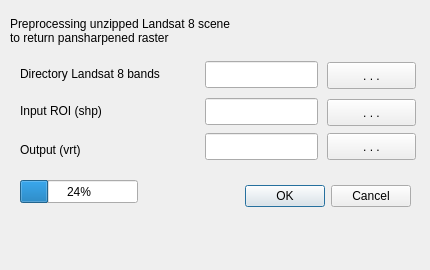
<?xml version="1.0" encoding="UTF-8"?>
<ui version="4.0">
 <class>GFZSatExDialogBase</class>
 <widget class="QDialog" name="GFZSatExDialogBase">
  <property name="geometry">
   <rect>
    <x>0</x>
    <y>0</y>
    <width>430</width>
    <height>270</height>
   </rect>
  </property>
  <property name="windowTitle">
   <string>GFZ SatEx - Preprocessing</string>
  </property>
  <property name="accessibleName">
   <string/>
  </property>
  <property name="accessibleDescription">
   <string/>
  </property>
  <widget class="QDialogButtonBox" name="button_box">
   <property name="geometry">
    <rect>
     <x>240</x>
     <y>180</y>
     <width>171</width>
     <height>32</height>
    </rect>
   </property>
   <property name="orientation">
    <enum>Qt::Horizontal</enum>
   </property>
   <property name="standardButtons">
    <set>QDialogButtonBox::Cancel|QDialogButtonBox::Ok</set>
   </property>
  </widget>
  <widget class="QLabel" name="label">
   <property name="geometry">
    <rect>
     <x>20</x>
     <y>54</y>
     <width>171</width>
     <height>41</height>
    </rect>
   </property>
   <property name="text">
    <string>&lt;html&gt;&lt;head/&gt;&lt;body&gt;&lt;p&gt;Directory Landsat 8 bands&lt;/p&gt;&lt;/body&gt;&lt;/html&gt;</string>
   </property>
  </widget>
  <widget class="QLabel" name="label_2">
   <property name="geometry">
    <rect>
     <x>20</x>
     <y>103</y>
     <width>101</width>
     <height>16</height>
    </rect>
   </property>
   <property name="text">
    <string>Input ROI (shp)</string>
   </property>
  </widget>
  <widget class="QLabel" name="label_3">
   <property name="geometry">
    <rect>
     <x>10</x>
     <y>0</y>
     <width>401</width>
     <height>61</height>
    </rect>
   </property>
   <property name="text">
    <string>Preprocessing unzipped Landsat 8 scene
to return pansharpened raster</string>
   </property>
  </widget>
  <widget class="QLineEdit" name="lineEdit">
   <property name="geometry">
    <rect>
     <x>205</x>
     <y>61</y>
     <width>113</width>
     <height>27</height>
    </rect>
   </property>
  </widget>
  <widget class="QLineEdit" name="lineEdit_2">
   <property name="geometry">
    <rect>
     <x>205</x>
     <y>98</y>
     <width>113</width>
     <height>27</height>
    </rect>
   </property>
  </widget>
  <widget class="QPushButton" name="pushButton">
   <property name="geometry">
    <rect>
     <x>327</x>
     <y>62</y>
     <width>89</width>
     <height>27</height>
    </rect>
   </property>
   <property name="accessibleName">
    <string>in_L8zip</string>
   </property>
   <property name="text">
    <string>. . .</string>
   </property>
  </widget>
  <widget class="QPushButton" name="pushButton_2">
   <property name="geometry">
    <rect>
     <x>327</x>
     <y>99</y>
     <width>89</width>
     <height>27</height>
    </rect>
   </property>
   <property name="accessibleName">
    <string>in_ROI</string>
   </property>
   <property name="text">
    <string>. . .</string>
   </property>
  </widget>
  <widget class="QLabel" name="label_4">
   <property name="geometry">
    <rect>
     <x>20</x>
     <y>142</y>
     <width>91</width>
     <height>16</height>
    </rect>
   </property>
   <property name="text">
    <string>Output (vrt)</string>
   </property>
  </widget>
  <widget class="QLineEdit" name="lineEdit_3">
   <property name="geometry">
    <rect>
     <x>205</x>
     <y>133</y>
     <width>113</width>
     <height>27</height>
    </rect>
   </property>
  </widget>
  <widget class="QPushButton" name="pushButton_3">
   <property name="geometry">
    <rect>
     <x>327</x>
     <y>133</y>
     <width>89</width>
     <height>27</height>
    </rect>
   </property>
   <property name="accessibleName">
    <string>in_ROI</string>
   </property>
   <property name="text">
    <string>. . .</string>
   </property>
  </widget>
  <widget class="QProgressBar" name="progressBar">
   <property name="geometry">
    <rect>
     <x>20</x>
     <y>180</y>
     <width>118</width>
     <height>23</height>
    </rect>
   </property>
   <property name="value">
    <number>24</number>
   </property>
  </widget>
 </widget>
 <resources/>
 <connections>
  <connection>
   <sender>button_box</sender>
   <signal>accepted()</signal>
   <receiver>GFZSatExDialogBase</receiver>
   <slot>accept()</slot>
   <hints>
    <hint type="sourcelabel">
     <x>284</x>
     <y>180</y>
    </hint>
    <hint type="destinationlabel">
     <x>344</x>
     <y>46</y>
    </hint>
   </hints>
  </connection>
  <connection>
   <sender>button_box</sender>
   <signal>rejected()</signal>
   <receiver>GFZSatExDialogBase</receiver>
   <slot>reject()</slot>
   <hints>
    <hint type="sourcelabel">
     <x>390</x>
     <y>183</y>
    </hint>
    <hint type="destinationlabel">
     <x>339</x>
     <y>15</y>
    </hint>
   </hints>
  </connection>
 </connections>
</ui>
